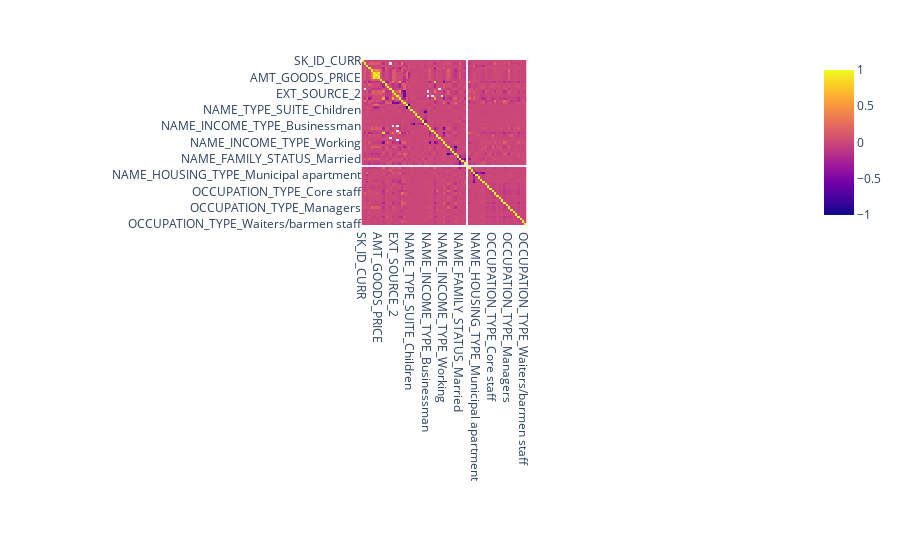

Write notebook code for a chart like this one.
### Markdown cell above
# **[#4] Comparing the model predictions with respect to the original training data**
## **[#4.1] Manual correlation matrix after one hot encoding**

### Code cell
df_test.reset_index(drop = True, inplace = True)
xgb_base_test_results = pd.DataFrame(xgb_base_test_results, columns = ['pred'])

test_correlation = pd.concat([df_test, xgb_base_test_results],
                             axis = 1)

test_correlation_dummies = pd.get_dummies(test_correlation)

fig = px.imshow(test_correlation_dummies.corr())
fig.show()

### Figure 1 — Plotly figure (JSON) as saved in the notebook; plotly's stock layout.template omitted (floating-point values rounded to 4 significant figures; data arrays with more than 128 entries replaced by an {"elided": "..."} marker saying what was removed)
{"data": [{"coloraxis": "coloraxis", "name": "0", "x": ["SK_ID_CURR", "FLAG_OWN_CAR", "FLAG_OWN_REALTY", "CNT_CHILDREN", "AMT_INCOME_TOTAL", "AMT_CREDIT", "AMT_ANNUITY", "AMT_GOODS_PRICE", "REGION_POPULATION_RELATIVE", "DAYS_EMPLOYED", "DAYS_REGISTRATION", "DAYS_ID_PUBLISH", "OWN_CAR_AGE", "EXT_SOURCE_1", "EXT_SOURCE_2", "EXT_SOURCE_3", "AGE", "CODE_GENDER_M", "pred", "NAME_CONTRACT_TYPE_Cash loans", "NAME_CONTRACT_TYPE_Revolving loans", "NAME_TYPE_SUITE_Children", "NAME_TYPE_SUITE_Family", "NAME_TYPE_SUITE_Group of people", "NAME_TYPE_SUITE_Other_A", "NAME_TYPE_SUITE_Other_B", "NAME_TYPE_SUITE_Spouse, partner", "NAME_TYPE_SUITE_Unaccompanied", "NAME_INCOME_TYPE_Businessman", "NAME_INCOME_TYPE_Commercial associate", "NAME_INCOME_TYPE_Maternity leave", "NAME_INCOME_TYPE_Pensioner", "NAME_INCOME_TYPE_State servant", "NAME_INCOME_TYPE_Student", "NAME_INCOME_TYPE_Unemployed", "NAME_INCOME_TYPE_Working", "NAME_EDUCATION_TYPE_Academic degree", "NAME_EDUCATION_TYPE_Higher education", "NAME_EDUCATION_TYPE_Incomplete higher", "NAME_EDUCATION_TYPE_Lower secondary", "NAME_EDUCATION_TYPE_Secondary / secondary special", "NAME_FAMILY_STATUS_Civil marriage", "NAME_FAMILY_STATUS_Married", "NAME_FAMILY_STATUS_Separated", "NAME_FAMILY_STATUS_Single / not married", "NAME_FAMILY_STATUS_Unknown", "NAME_FAMILY_STATUS_Widow", "NAME_HOUSING_TYPE_Co-op apartment", "NAME_HOUSING_TYPE_House / apartment", "NAME_HOUSING_TYPE_Municipal apartment", "NAME_HOUSING_TYPE_Office apartment", "NAME_HOUSING_TYPE_Rented apartment", "NAME_HOUSING_TYPE_With parents", "OCCUPATION_TYPE_Accountants", "OCCUPATION_TYPE_Cleaning staff", "OCCUPATION_TYPE_Cooking staff", "OCCUPATION_TYPE_Core staff", "OCCUPATION_TYPE_Drivers", "OCCUPATION_TYPE_HR staff", "OCCUPATION_TYPE_High skill tech staff", "OCCUPATION_TYPE_IT staff", "OCCUPATION_TYPE_Laborers", "OCCUPATION_TYPE_Low-skill Laborers", "OCCUPATION_TYPE_Managers", "OCCUPATION_TYPE_Medicine staff", "OCCUPATION_TYPE_Private service staff", "OCCUPATION_TYPE_Realty agents", "OCCUPATION_TYPE_Sales staff", "OCCUPATION_TYPE_Secretaries", "OCCUPATION_TYPE_Security staff", "OCCUPATION_TYPE_Waiters/barmen staff"], "y": ["SK_ID_CURR", "FLAG_OWN_CAR", "FLAG_OWN_REALTY", "CNT_CHILDREN", "AMT_INCOME_TOTAL", "AMT_CREDIT", "AMT_ANNUITY", "AMT_GOODS_PRICE", "REGION_POPULATION_RELATIVE", "DAYS_EMPLOYED", "DAYS_REGISTRATION", "DAYS_ID_PUBLISH", "OWN_CAR_AGE", "EXT_SOURCE_1", "EXT_SOURCE_2", "EXT_SOURCE_3", "AGE", "CODE_GENDER_M", "pred", "NAME_CONTRACT_TYPE_Cash loans", "NAME_CONTRACT_TYPE_Revolving loans", "NAME_TYPE_SUITE_Children", "NAME_TYPE_SUITE_Family", "NAME_TYPE_SUITE_Group of people", "NAME_TYPE_SUITE_Other_A", "NAME_TYPE_SUITE_Other_B", "NAME_TYPE_SUITE_Spouse, partner", "NAME_TYPE_SUITE_Unaccompanied", "NAME_INCOME_TYPE_Businessman", "NAME_INCOME_TYPE_Commercial associate", "NAME_INCOME_TYPE_Maternity leave", "NAME_INCOME_TYPE_Pensioner", "NAME_INCOME_TYPE_State servant", "NAME_INCOME_TYPE_Student", "NAME_INCOME_TYPE_Unemployed", "NAME_INCOME_TYPE_Working", "NAME_EDUCATION_TYPE_Academic degree", "NAME_EDUCATION_TYPE_Higher education", "NAME_EDUCATION_TYPE_Incomplete higher", "NAME_EDUCATION_TYPE_Lower secondary", "NAME_EDUCATION_TYPE_Secondary / secondary special", "NAME_FAMILY_STATUS_Civil marriage", "NAME_FAMILY_STATUS_Married", "NAME_FAMILY_STATUS_Separated", "NAME_FAMILY_STATUS_Single / not married", "NAME_FAMILY_STATUS_Unknown", "NAME_FAMILY_STATUS_Widow", "NAME_HOUSING_TYPE_Co-op apartment", "NAME_HOUSING_TYPE_House / apartment", "NAME_HOUSING_TYPE_Municipal apartment", "NAME_HOUSING_TYPE_Office apartment", "NAME_HOUSING_TYPE_Rented apartment", "NAME_HOUSING_TYPE_With parents", "OCCUPATION_TYPE_Accountants", "OCCUPATION_TYPE_Cleaning staff", "OCCUPATION_TYPE_Cooking staff", "OCCUPATION_TYPE_Core staff", "OCCUPATION_TYPE_Drivers", "OCCUPATION_TYPE_HR staff", "OCCUPATION_TYPE_High skill tech staff", "OCCUPATION_TYPE_IT staff", "OCCUPATION_TYPE_Laborers", "OCCUPATION_TYPE_Low-skill Laborers", "OCCUPATION_TYPE_Managers", "OCCUPATION_TYPE_Medicine staff", "OCCUPATION_TYPE_Private service staff", "OCCUPATION_TYPE_Realty agents", "OCCUPATION_TYPE_Sales staff", "OCCUPATION_TYPE_Secretaries", "OCCUPATION_TYPE_Security staff", "OCCUPATION_TYPE_Waiters/barmen staff"], "z": {"elided": "71x71 float values"}, "type": "heatmap", "xaxis": "x", "yaxis": "y", "hovertemplate": "x: %{x}<br>y: %{y}<br>color: %{z}<extra></extra>"}], "layout": {"xaxis": {"anchor": "y", "domain": [0.0, 1.0], "scaleanchor": "y", "constrain": "domain"}, "yaxis": {"anchor": "x", "domain": [0.0, 1.0], "autorange": "reversed", "constrain": "domain"}, "coloraxis": {"colorscale": [[0.0, "#0d0887"], [0.1111, "#46039f"], [0.2222, "#7201a8"], [0.3333, "#9c179e"], [0.4444, "#bd3786"], [0.5556, "#d8576b"], [0.6667, "#ed7953"], [0.7778, "#fb9f3a"], [0.8889, "#fdca26"], [1.0, "#f0f921"]]}, "margin": {"t": 60}}}
